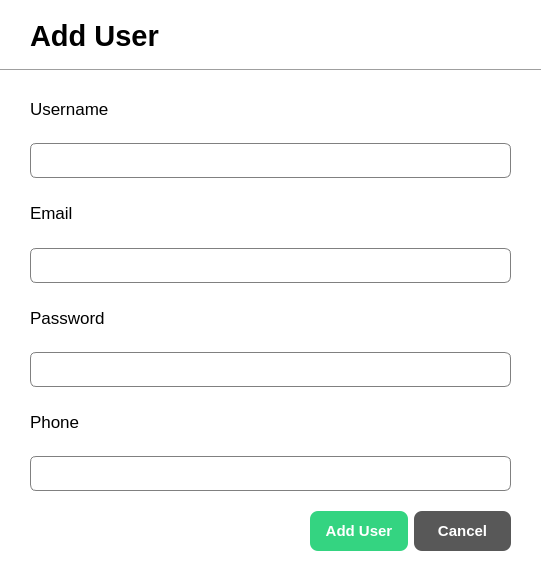
<?xml version="1.0" encoding="UTF-8"?>
<ui version="4.0">
 <class>AddUserDialog</class>
 <widget class="QDialog" name="AddUserDialog">
  <property name="geometry">
   <rect>
    <x>0</x>
    <y>0</y>
    <width>542</width>
    <height>580</height>
   </rect>
  </property>
  <property name="windowTitle">
   <string>Add user Dialog</string>
  </property>
  <property name="styleSheet">
   <string notr="true">QDialog{
	background-color: white;
}

QLineEdit{
	border: 1px solid gray;
	border-radius: 6px;
	padding-left: 15px;
height: 35px;
}

</string>
  </property>
  <widget class="QLabel" name="label">
   <property name="geometry">
    <rect>
     <x>30</x>
     <y>20</y>
     <width>151</width>
     <height>31</height>
    </rect>
   </property>
   <property name="font">
    <font>
     <pointsize>22</pointsize>
     <bold>true</bold>
    </font>
   </property>
   <property name="text">
    <string>Add User</string>
   </property>
  </widget>
  <widget class="QWidget" name="layoutWidget">
   <property name="geometry">
    <rect>
     <x>30</x>
     <y>80</y>
     <width>481</width>
     <height>411</height>
    </rect>
   </property>
   <layout class="QVBoxLayout" name="verticalLayout_5">
    <item>
     <layout class="QVBoxLayout" name="verticalLayout">
      <item>
       <widget class="QLabel" name="label_2">
        <property name="font">
         <font>
          <pointsize>13</pointsize>
         </font>
        </property>
        <property name="text">
         <string>Username</string>
        </property>
       </widget>
      </item>
      <item>
       <widget class="QLineEdit" name="lineEdit_username">
        <property name="minimumSize">
         <size>
          <width>0</width>
          <height>35</height>
         </size>
        </property>
        <property name="maximumSize">
         <size>
          <width>16777215</width>
          <height>35</height>
         </size>
        </property>
       </widget>
      </item>
     </layout>
    </item>
    <item>
     <layout class="QVBoxLayout" name="verticalLayout_2">
      <item>
       <widget class="QLabel" name="label_3">
        <property name="font">
         <font>
          <pointsize>13</pointsize>
         </font>
        </property>
        <property name="text">
         <string>Email</string>
        </property>
       </widget>
      </item>
      <item>
       <widget class="QLineEdit" name="lineEdit_email">
        <property name="minimumSize">
         <size>
          <width>0</width>
          <height>35</height>
         </size>
        </property>
        <property name="maximumSize">
         <size>
          <width>16777215</width>
          <height>35</height>
         </size>
        </property>
       </widget>
      </item>
     </layout>
    </item>
    <item>
     <layout class="QVBoxLayout" name="verticalLayout_3">
      <item>
       <widget class="QLabel" name="label_4">
        <property name="font">
         <font>
          <pointsize>13</pointsize>
         </font>
        </property>
        <property name="text">
         <string>Password</string>
        </property>
       </widget>
      </item>
      <item>
       <widget class="QLineEdit" name="lineEdit_password">
        <property name="minimumSize">
         <size>
          <width>0</width>
          <height>35</height>
         </size>
        </property>
        <property name="maximumSize">
         <size>
          <width>16777215</width>
          <height>35</height>
         </size>
        </property>
       </widget>
      </item>
     </layout>
    </item>
    <item>
     <layout class="QVBoxLayout" name="verticalLayout_4">
      <item>
       <widget class="QLabel" name="label_5">
        <property name="font">
         <font>
          <pointsize>13</pointsize>
         </font>
        </property>
        <property name="text">
         <string>Phone</string>
        </property>
       </widget>
      </item>
      <item>
       <widget class="QLineEdit" name="lineEdit_phone">
        <property name="minimumSize">
         <size>
          <width>0</width>
          <height>35</height>
         </size>
        </property>
        <property name="maximumSize">
         <size>
          <width>16777215</width>
          <height>35</height>
         </size>
        </property>
       </widget>
      </item>
     </layout>
    </item>
   </layout>
  </widget>
  <widget class="QWidget" name="layoutWidget">
   <property name="geometry">
    <rect>
     <x>310</x>
     <y>510</y>
     <width>201</width>
     <height>42</height>
    </rect>
   </property>
   <layout class="QHBoxLayout" name="horizontalLayout">
    <item>
     <widget class="QPushButton" name="btn_addUser">
      <property name="minimumSize">
       <size>
        <width>0</width>
        <height>40</height>
       </size>
      </property>
      <property name="styleSheet">
       <string notr="true">QPushButton{
	background-color: #34D481;
	color: white;
	border: none;
	border-radius: 8px;
	font-weight: bold;
	font-size: 15px
}

QPushButton:hover {
    background-color: #28a766; 
    cursor: pointer;
}</string>
      </property>
      <property name="text">
       <string>Add User</string>
      </property>
     </widget>
    </item>
    <item>
     <widget class="QPushButton" name="btn_cancel">
      <property name="minimumSize">
       <size>
        <width>0</width>
        <height>40</height>
       </size>
      </property>
      <property name="styleSheet">
       <string notr="true">QPushButton{
	background-color: #585858;
	color: white;
	border: none;
	border-radius: 8px;
	font-weight: bold;
	font-size: 15px
}

QPushButton:hover {
    background-color: #7a7a7a;
    cursor: pointer; 
}</string>
      </property>
      <property name="text">
       <string>Cancel</string>
      </property>
     </widget>
    </item>
   </layout>
  </widget>
  <widget class="Line" name="line">
   <property name="geometry">
    <rect>
     <x>0</x>
     <y>60</y>
     <width>541</width>
     <height>20</height>
    </rect>
   </property>
   <property name="orientation">
    <enum>Qt::Horizontal</enum>
   </property>
  </widget>
 </widget>
 <resources/>
 <connections/>
</ui>
